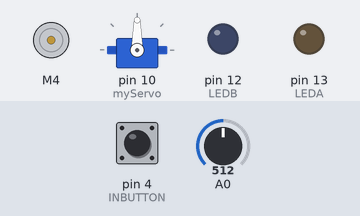
Simulated run of this sketch. Board: Arduino Uno, built with avr-gcc and run on an emulated ATmega328P. Parts: DC motor (green arrow = forward, orange = backward, longer = faster), servo, output pins drawn as LEDs (lit = HIGH). Inputs (shaded band) come from the test bench; at power-on: pin 4 (INBUTTON) HIGH, A0 = 512.

Above: at 1.2 s.
1.3 s: pin 4 (INBUTTON) pulled LOW for 0.15 s
At 1.45 s:
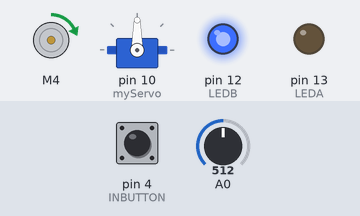
At 2.05 s:
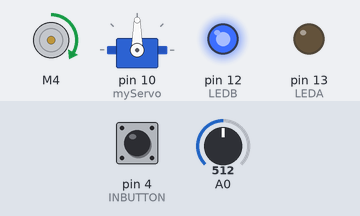
Timing chart, 0 to 22.0 s (numbered marks = the images above; inputs shaded):
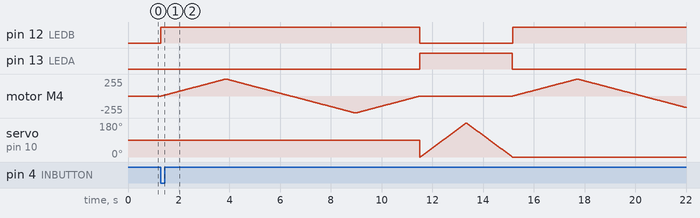

The sketch:

cp_test.ino
```cpp
#include <Wire.h>
#include <Adafruit_MotorShield.h>
#include <Servo.h>
#include "utility/Adafruit_MS_PWMServoDriver.h"
#include "protothreads.h"

#define LEDA 13  // The pin the LED is connected to
#define LEDB 12 // The pin the second LED is connected to
#define INBUTTON 4 // The pin to take the button input
#define RESET 3

// Create the motor shield object with the default I2C address
Adafruit_MotorShield AFMS = Adafruit_MotorShield();
// Or, create it with a different I2C address (say for stacking)
// Adafruit_MotorShield AFMS = Adafruit_MotorShield(0x61);

// Select which 'port' M1, M2, M3 or M4. In this case, M1
Adafruit_DCMotor *myMotor = AFMS.getMotor(4);
// You can also make another motor on port M2
//Adafruit_DCMotor *myOtherMotor = AFMS.getMotor(2);

Servo myServo;
int servo_position = 0 ;

int potVal;
int outputVal;

pt ptDC;
pt ptServo;

bool startPressed = false;

// Code to run servos back and forth
int runServo(struct pt* pt) {
  PT_BEGIN(pt);
  digitalWrite(LEDA, HIGH); // Turn the LED on
  for (servo_position = 0; servo_position <=180; servo_position +=1){
       myServo.write(servo_position);
       delay(10);
  }

  for (servo_position=180; servo_position >= 0; servo_position -=1){
    myServo.write(servo_position);
    delay(10);
  }
  digitalWrite(LEDA, LOW); // Turn the LED off
  PT_END(pt);
}

// Code to run dc motors backwards and forwards
int runDcMotor(struct pt* pt) {
  PT_BEGIN(pt);
  uint8_t i;
  digitalWrite(LEDB, HIGH); // Turn the LED on
  //Serial.print("tick");

  myMotor->run(FORWARD);
  for (i=0; i<255; i++) {
    myMotor->setSpeed(i);
    delay(10);
  }
  for (i=255; i!=0; i--) {
    myMotor->setSpeed(i);
    delay(10);
  }

  //Serial.print("tock");

  myMotor->run(BACKWARD);
  for (i=0; i<255; i++) {
    myMotor->setSpeed(i);
    delay(10);
  }
  for (i=255; i!=0; i--) {
    myMotor->setSpeed(i);
    delay(10);
  }
  digitalWrite(LEDB, LOW); // Turn the LED off
  PT_END(pt);
}

/* the function */
void buttonWait(int buttonPin){
  int buttonState = 0;
  while(1){
    buttonState = digitalRead(buttonPin);
    if (buttonState == LOW) {
      startPressed = true;
      return;
    }
  }
}

void setup() {
  pinMode(LEDA, OUTPUT); // Declare the LED as an output
  pinMode(LEDB, OUTPUT); // Declare the LED as an output
  //pinMode(11, OUTPUT);
  pinMode(INBUTTON, INPUT_PULLUP);
  pinMode(A0, INPUT);
  AFMS.begin();  // create with the default frequency 1.6KHz
  //AFMS.begin(1000);  // OR with a different frequency, say 1KHz

  // Set the speed to start, from 0 (off) to 255 (max speed)
  myMotor->setSpeed(150);
  myMotor->run(FORWARD);
  // turn on motor
  myMotor->run(RELEASE);

  myServo.attach(10);
  PT_INIT(&ptDC);
  PT_INIT(&ptServo);
}

void loop() {
  if (!startPressed) {
     buttonWait(4);
  }
      potVal = analogRead(A0);
      PT_SCHEDULE(runDcMotor(&ptDC));
      PT_SCHEDULE(runServo(&ptServo));
      outputVal = map(potVal, 0, 1023, 1,8); //Convert from 0-1023 proportional to the number of a number of from 1 to 8
}
```
